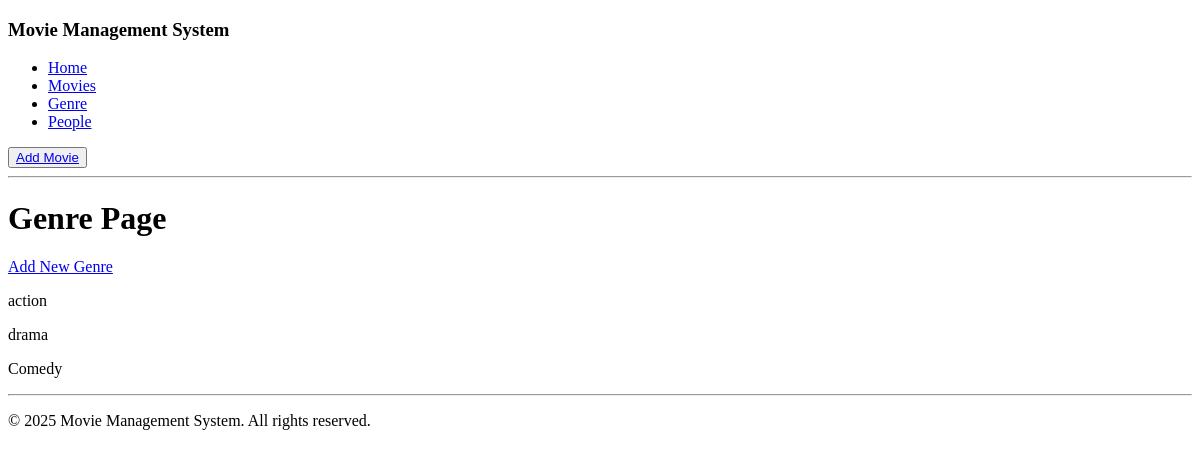
The app's page /movies/genrepage/, older data.
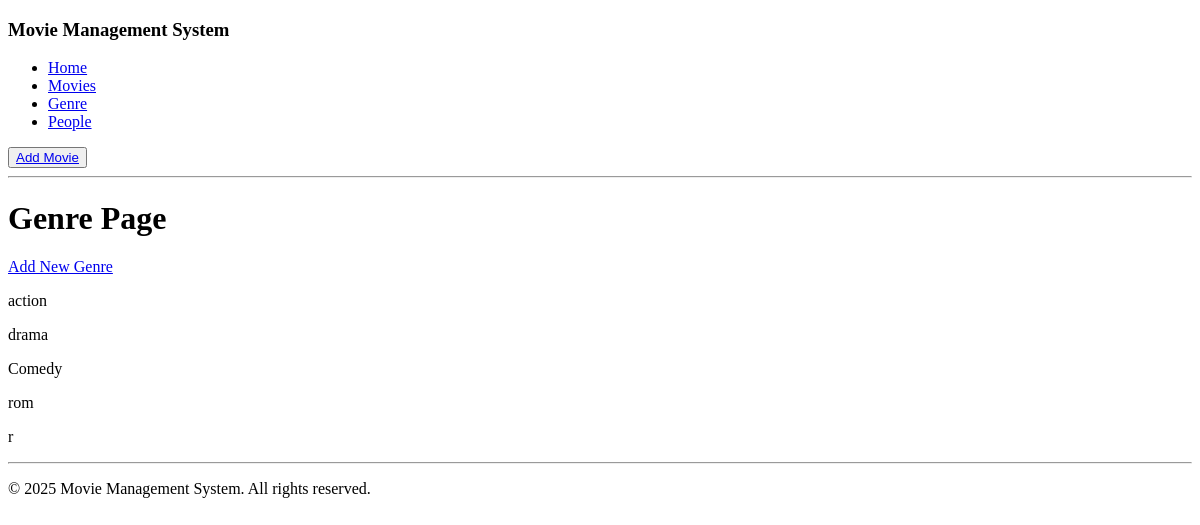
The same page, newer data.
### movies/models.py (models this page shows, shortened)
class Genre(models.Model):
    genre_name = models.CharField(max_length=50, unique=True)

### movies/views.py (the view)
# urls.py: path('genrepage/', views.GenrePageView.as_view(), name='genre'),
class GenrePageView(TemplateView):
    template_name = 'movies/genre.html'
    def get_context_data(self, **kwargs):
        context = super().get_context_data(**kwargs)
        context['genres'] = Genre.objects.all()
        return context

### movies/templates/movies/genre.html (shortened to what this page needs)
{% extends 'movies/base.html' %}
{% block content %}
<div class="genre-container">
    <h1>Genre Page</h1>
    <div>
        <a class="nav-link" href="{% url 'movies:addgenre' %}">Add New Genre</a>
    </div>
    <div>
        {% for genre in genres %}
        <p>{{ genre.genre_name }}</p>
        {% empty %}
        <p>No genres found.</p>
        {% endfor %}
    </div>
</div>
{% endblock content %}

Row changes from the older to the newer data that the page shows:
added Genre: genre_name "rom"
added Genre: genre_name "r"
